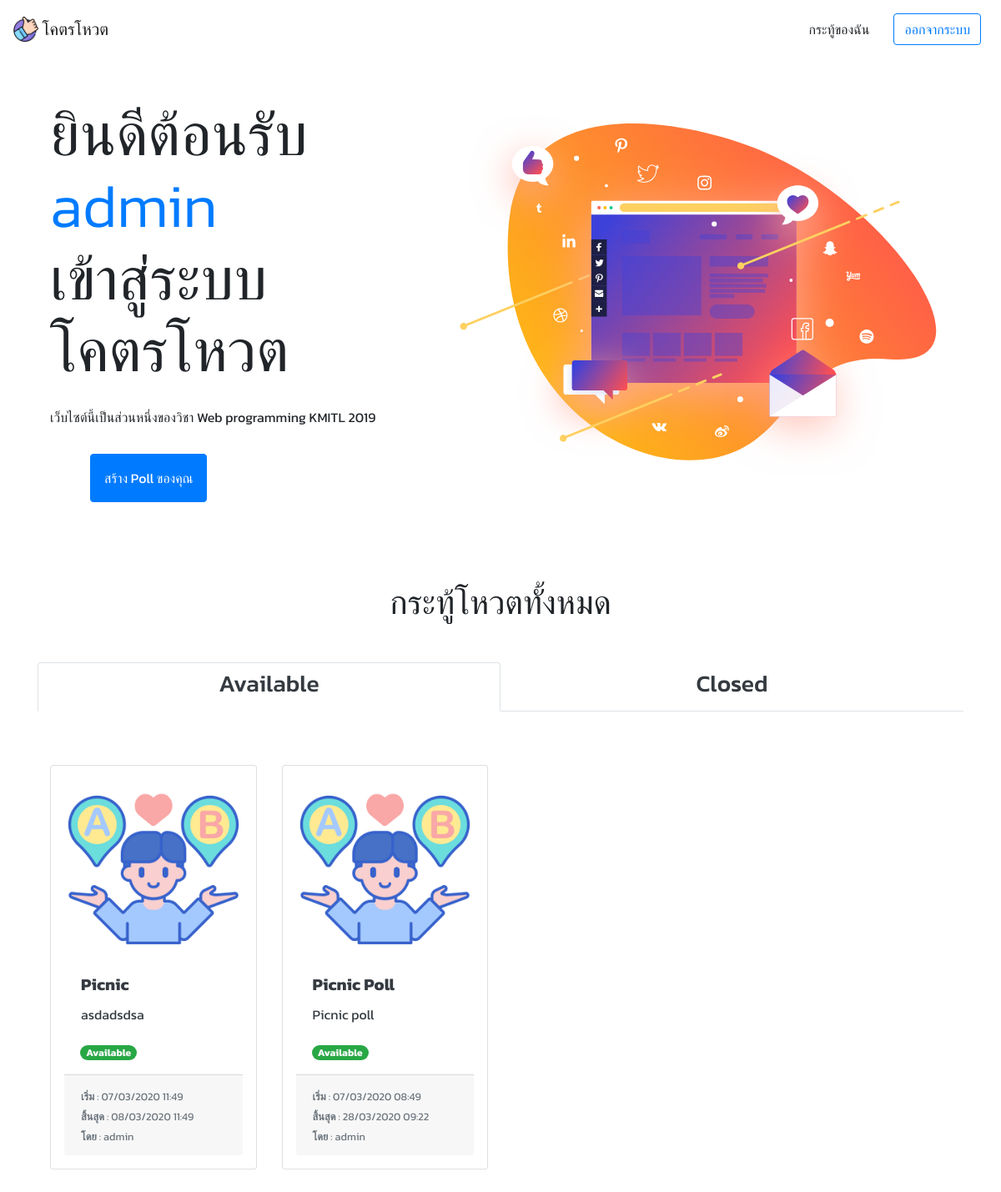
/ (signed in), run on an earlier commit of the app's database.
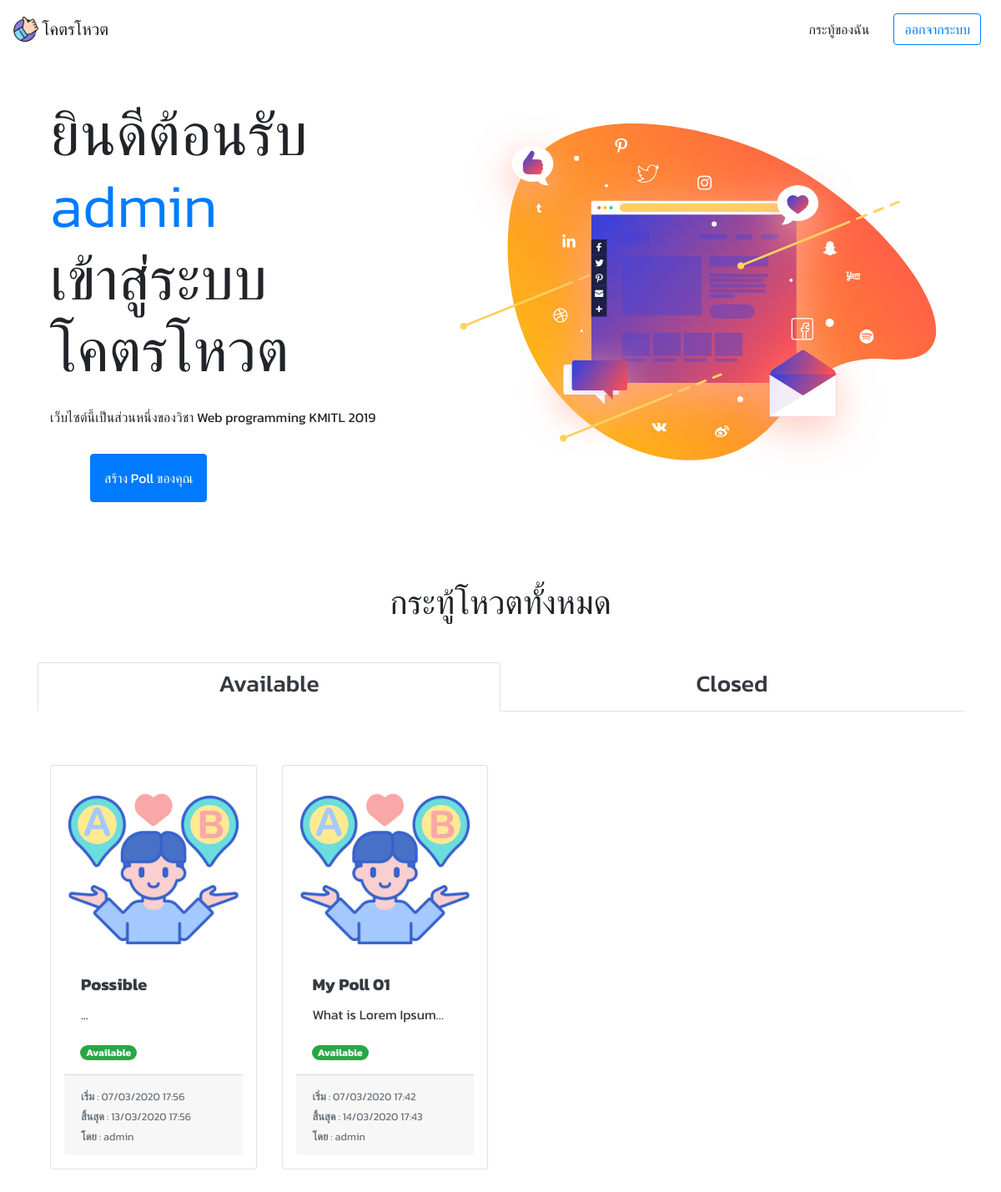
And on a later commit of the database.
### polls/models.py (models this page shows, shortened)
class Poll(models.Model):
    subject = models.CharField(max_length=255, blank=False)
    detail = models.TextField(blank=False)
    picture = models.ImageField(default='poll/default.png', upload_to='poll/')
    start_date = models.DateTimeField(default=timezone.now)
    end_date = models.DateTimeField()
    password = models.CharField(max_length=255, blank=False)
    create_by = models.ForeignKey(User, on_delete=models.CASCADE)
    create_date = models.DateTimeField(auto_now=True)
    is_active = models.BooleanField(default=True)
    def is_available(self):
        if timezone.now() >= self.end_date:
            self.is_active = False
            self.save()
        return self.is_active

### polls/views.py (the view)
# urls.py: path('', views.index_view, name='index'), # index page
@login_required
def index_view(request):
    polls = Poll.objects.all().order_by('-start_date')
    available, closed = [], []
    for poll in polls:
        if poll.is_available():
            available.append(poll)
        else:
            closed.append(poll)
    context = {
        'available' : available,
        'closed' : closed
    }
    return render(request, 'index.html', context)

### polls/templates/index.html (shortened to what this page needs)
{% extends 'base_layout.html' %}
{% load static %}
{% block content %}
    <div class="container">
        <div class="row">
            <div class="col-lg-5 mb-5">
                <h1 class='display-3'>
                    ยินดีต้อนรับ
                    <br>
                    <span class='text-primary'>{{ user }}</span>
                    <br>
                    เข้าสู่ระบบ
                    <br>
                    โคตรโหวต
                </h1>
                <p class="mt-4 display-5">เว็บไซต์นี้เป็นส่วนหนึ่งของวิชา Web programming KMITL 2019</p>
                <div>
                    <a href="{% url 'create' %}" class='btn btn-primary p-3 mt-3 ml-5 index-create-poll-btn'>สร้าง Poll ของคุณ</a>
                </div>
            </div>
            <div class="col-lg-7 text-center">
                <img src="{% static 'images/index_vote.svg' %}" alt="" class='img-fluid'>
            </div>
        </div>
    </div>
    <h1 class='text-center my-5'> กระทู้โหวตทั้งหมด</h1>
    <ul class="nav nav-tabs nav-justified mb-5" id="nav-tab" role="tablist">
        <li class="nav-item">
            <a class="nav-link active" id="available-tab" data-toggle="tab" href="#available" role="tab" aria-controls="available" aria-selected="true">
                <h3 class='text-dark'>Available</h3>
            </a>
        </li>
        <li class="nav-item">
            <a class="nav-link" id="closed-tab" data-toggle="pill" href="#closed" role="tab" aria-controls="closed" aria-selected="false">
                <h3 class='text-dark'>Closed</h3>
            </a>
        </li>
    </ul>
    <div class="tab-content mb-5">
        <div class="tab-pane fade show active" id="available" role="tabpanel" aria-labelledby="available-tab">
            <div class="container">
                <div class="row">
                    {% for poll in available %}
                        <a class="col-md-3 my-3 text-decoration-none" href="{% url 'detail' poll.id %}">
                            <div class="card h-100 w-100 p-3 text-dark mycard">
                                <img class="card-img-top" src="{{ poll.picture.url }}" alt="Card image cap">
                                <div class="card-body">
                                    <h5 class="card-title">
                                        <b>{{ poll.subject }}</b>
                                    </h5>
                                    <p class="card-text">
                                        {{ poll.detail|truncatechars:20 }}
                                    </p>
                                </div>
                                <div class="container mb-3 ml-1">
                                    <p class="card-text">
                                        <span class="badge badge-pill badge-success text-light">Available</span>
                                    </p>
                                </div>
                                <div class="card-footer">
                                    <small class="text-muted">
                                        <b>เริ่ม</b> : {{ poll.start_date|date:'d/m/Y H:i' }} <br>
                                        <b>สิ้นสุด</b> : {{ poll.end_date|date:'d/m/Y H:i' }} <br>
                                        <b>โดย</b> : {{ poll.create_by }}
                                    </small>
                                </div>
                            </div>
                        </a>
                    {% endfor %}
                </div>
            </div>
        </div>
    </div>
{% endblock %}

### templates/base_layout.html (shortened to what this page needs)
{% load static %}
<!DOCTYPE html>
<html lang="en">
<head>
    <link rel="stylesheet" href="{% static 'css/bootstrap.min.css' %}">
    <link rel="stylesheet" href="{% static 'css/tempus.css' %}">
    <link rel="stylesheet" href="{% static 'css/font-awesome.min.css' %}">
    <link rel="stylesheet" href="{% static 'css/style.css' %}">
</head>
<body>
    <nav class="navbar navbar-expand-lg navbar-light">
        <div class="collapse navbar-collapse" id="navbarTogglerDemo01">
          <a class="navbar-brand" href="{% url 'index' %}">
              <img src="{% static 'images/vote.png' %}" width="30" height="30" class="d-inline-block align-top" alt="">
              โคตรโหวต
          </a>
          <ul class="navbar-nav ml-auto">
            {% if user.is_authenticated %}
                <li class="nav-item active">
                    <a class="nav-link" href="{% url 'mypolls' %}">
                        <p class='btn m-0 index'>
                            กระทู้ของฉัน
                        </p>
                    </a>
                </li>
                <li class="nav-item">
                    <a class="nav-link" href="{% url 'logout' %}">
                        <button class='btn btn-outline-primary m-0'>ออกจากระบบ</button>
                    </a>
                </li>
            {% endif %}
          </ul>
        </div>
      </nav>
    <div class="container my-5">
        {% block content %}
        {% endblock %}
    </div>
</body>
</html>

### static/css/style.css (style rules this page uses)
* { font-family: 'Kanit'; }
body { animation: fadein .5s; }
.mycard { transition: .2s; }

What changed in the data, as far as the page shows it:
removed Poll: picture (placeholder picture), subject "Picnic", detail "asdadsdsa", start_date "07/03/2020 11:49", end_date "08/03/2020 11:49", create_by "admin"
removed Poll: picture (placeholder picture), subject "Picnic Poll", detail "Picnic poll", start_date "07/03/2020 08:49", end_date "28/03/2020 09:22", create_by "admin"
added Poll: picture (placeholder picture), subject "Possible", detail "...", start_date "07/03/2020 17:56", end_date "13/03/2020 17:56", create_by "admin"
added Poll: picture (placeholder picture), subject "My Poll 01", detail "What is Lorem Ipsum…", start_date "07/03/2020 17:42", end_date "14/03/2020 17:43", create_by "admin"
